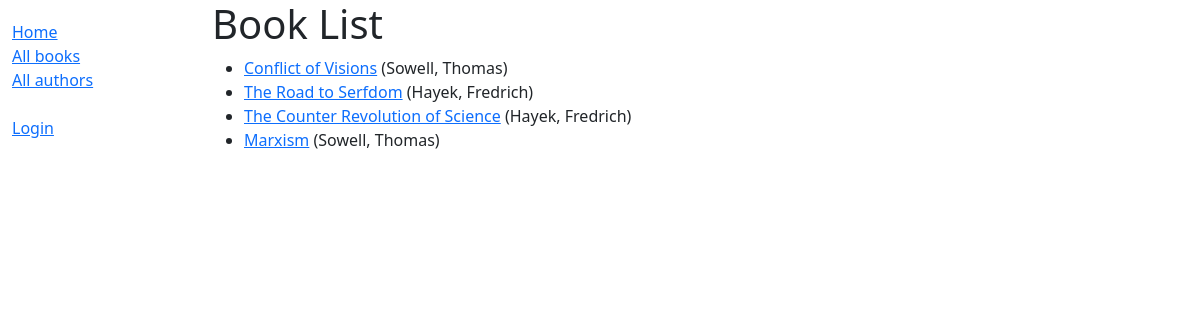
Page /catalog/books/ on the earlier database version.
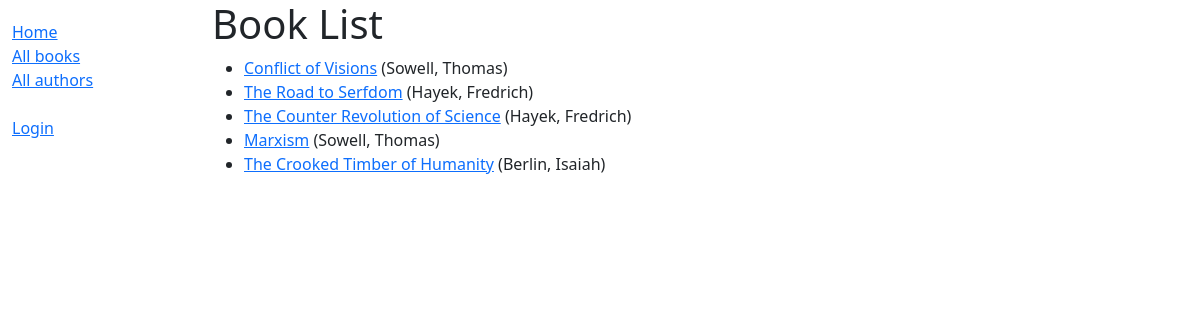
Same page on the later database version.
### catalog/models.py (models this page shows, shortened)
class Book(models.Model):
    title = models.CharField(max_length=200)
    author = models.ForeignKey(Author, on_delete=models.RESTRICT, null=True)
    summary = models.TextField(
        max_length=1000, help_text="Enter a brief description of the book")
    isbn = models.CharField('ISBN', max_length=13,
                            unique=True,
                            help_text='13 Character <a href="https://www.isbn-international.org/content/what-isbn'
                                    '">ISBN number</a>')
    genre = models.ManyToManyField(Genre, help_text="Select a genre for this book")
    language = models.ForeignKey(Language, on_delete=models.SET_NULL, null=True)
    def display_genre(self):
        """Create a string for the Genre. This is required to display genre in Admin."""
        return ', '.join(genre.name for genre in self.genre.all()[:3])
    display_genre.short_description = 'Genre'
    def get_absolute_url(self):
        return reverse('book-detail', args=[str(self.id)])

class Author(models.Model):
    first_name = models.CharField(max_length=100)
    last_name = models.CharField(max_length=100)
    date_of_birth = models.DateField(null=True, blank=True)
    date_of_death = models.DateField('died', null=True, blank=True)
    class Meta:
        ordering = ['last_name', 'first_name']
    def __str__(self):
        return f'{self.last_name}, {self.first_name}'

### catalog/views.py (the view)
# urls.py: path('books/', views.BookListView.as_view(), name='books'),
class BookListView(generic.ListView):
    model = Book
    paginate_by = 10

### catalog/templates/catalog/book_list.html
{% extends "base_generic.html" %}
{% block content %}
  <h1>Book List</h1>
  {% if book_list %}
    <ul>
      {% for book in book_list %}
      <li>
        <a href="{{ book.get_absolute_url }}">{{ book.title }}</a>
        ({{book.author}})
      </li>
      {% endfor %}
    </ul>
  {% else %}
    <p>There are no books in the library.</p>
  {% endif %}
{% endblock %}

Differences in the rows shown:
added Book: title "The Crooked Timber of Humanity", author "Berlin, Isaiah"
